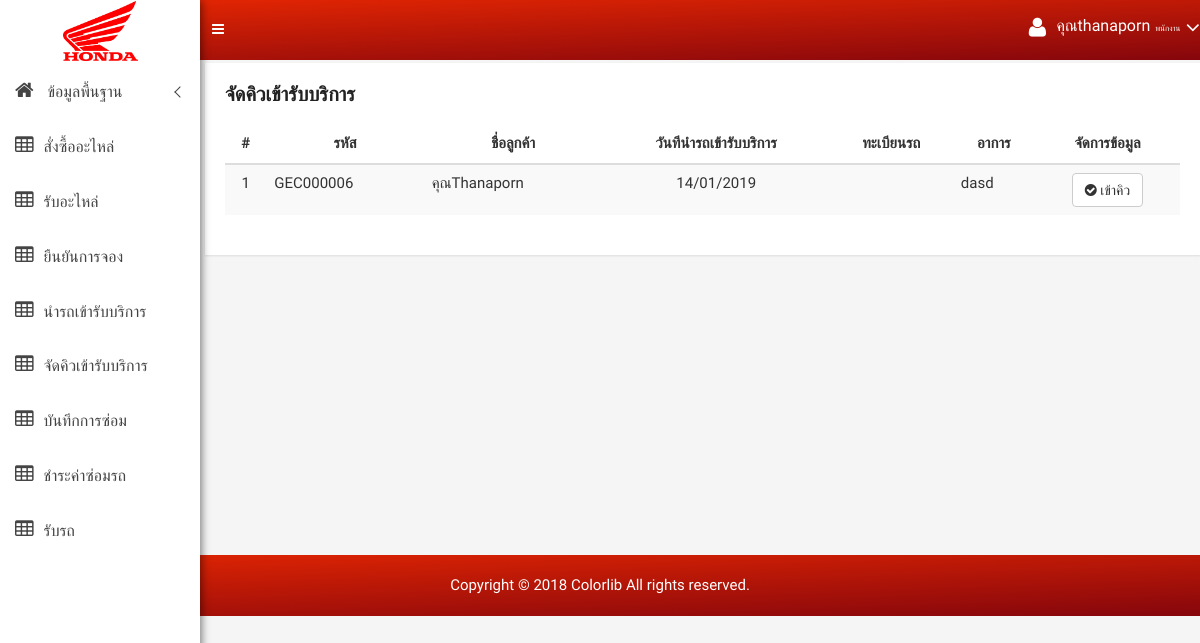
The page /quene_list.php (signed in) on the database as committed earlier.
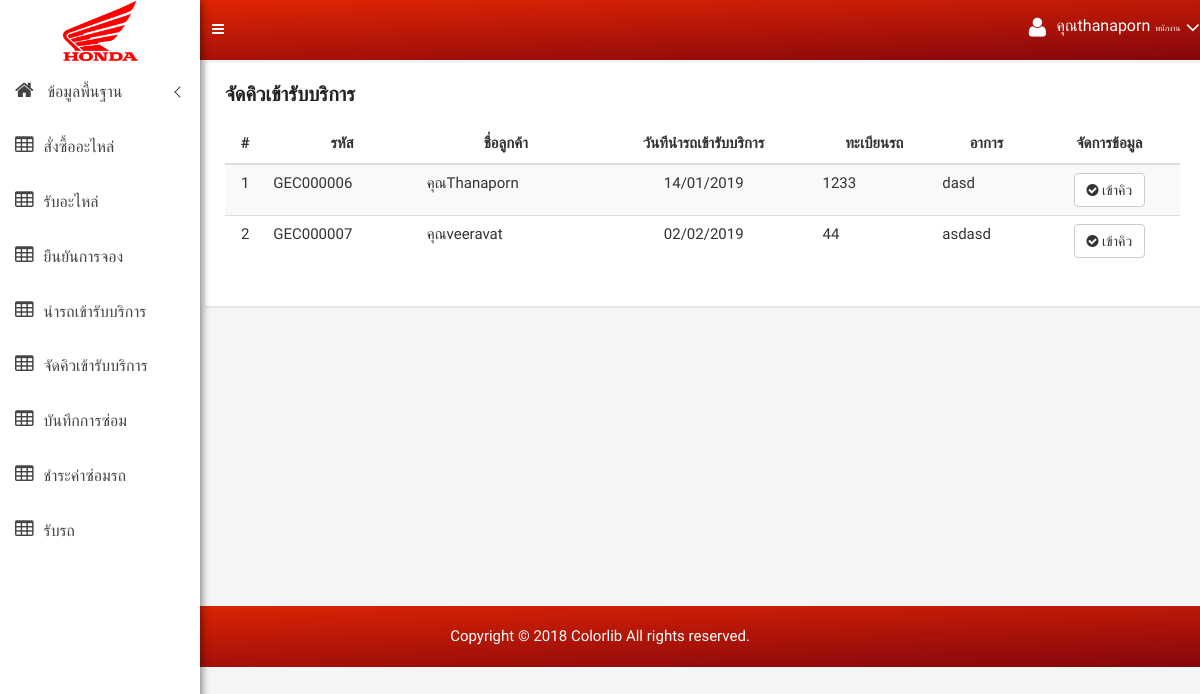
The same page on the database as committed later.
### tables this page shows
CREATE TABLE `get_car` (
  `gc_id` varchar(30) NOT NULL,
  `gc_date` date DEFAULT NULL,
  `gc_text` varchar(50) DEFAULT NULL,
  `cus_id` varchar(30) DEFAULT NULL,
  `rs_id` varchar(30) DEFAULT NULL,
  `co_id` varchar(30) DEFAULT NULL,
  `gc_status` int(1) DEFAULT NULL,
  PRIMARY KEY (`gc_id`)
);

CREATE TABLE `customer` (
  `cus_id` varchar(30) NOT NULL,
  `cus_user` varchar(255) DEFAULT NULL,
  `cus_pass` varchar(255) DEFAULT NULL,
  `cus_name` varchar(50) DEFAULT NULL,
  `cus_add` text,
  `cus_tel` varchar(30) DEFAULT NULL,
  `co_id` varchar(30) DEFAULT NULL,
  PRIMARY KEY (`cus_id`),
  KEY `co_id` (`co_id`)
);

CREATE TABLE `reservation` (
  `rs_id` int(50) NOT NULL,
  `rs_description` text NOT NULL,
  `rs_date` datetime NOT NULL,
  `rs_datereal` datetime NOT NULL,
  `rs_status` varchar(50) NOT NULL,
  `cus_id` varchar(50) NOT NULL,
  `rs_ex` text,
  `rs_doc` text,
  PRIMARY KEY (`rs_id`),
  KEY `cus_id` (`cus_id`)
);

### config.php (called while the page is built, shortened)
<?php
function FormatDay($mydate){
    $originalDate = $mydate;
    $newDate = date("d/m/Y", strtotime($originalDate));
    return $newDate;
}
?>

### quene_list.php (the view)
<?php include "sitebar.php"; ?>
<?php include "header.php"; ?>
<div class="container-fluid">
    <div class="product-status-wrap">
        <h4>จัดคิวเข้ารับบริการ</h4>
        <div class="row">
            <div class="col-md-12">
                <table class="table table-striped table-hover">
                    <thead>
                    <tr>
                        <th class="text-center">#</th>
                        <th class="text-center">รหัส</th>
                        <th class="text-center">ชื่อลูกค้า</th>
                        <th class="text-center">วันทีนำรถเข้ารับบริการ</th>
                        <th class="text-center">ทะเบียนรถ</th>
                        <th class="text-center">อาการ</th>
                        <th class="text-center">จัดการข้อมูล</th>
                    </tr>
                    </thead>
                    <tbody>
                    <?php
                    $n = 0;
                    if (isset($_GET['search'])) {
                        $sql = "select * from get_car where gc_status='0' and  gc_id like '%" . $_GET['search'] . "%' order by gc_id asc";
                    } else {
                        $sql = "select * from get_car where gc_status='0' order by gc_id asc";
                    }
                    $query = mysqli_query($connect, $sql);
                    if (mysqli_num_rows($query) > 0 ) {
                        while ($array = mysqli_fetch_array($query)) {
                            $n++;
                            $sql2 = "select * from customer where cus_id='".$array['cus_id']."'";
                            $query2 = mysqli_query($connect, $sql2);
                            $array2 = mysqli_fetch_array($query2);
                            $sqlres = "select * from reservation where rs_id='".$array['rs_id']."'";
                            $queryres = mysqli_query($connect, $sqlres);
                            $arrayres = mysqli_fetch_array($queryres);
                            ?>
                            <tr>
                                <td class="text-center" scope="row"><?= $n; ?></td>
                                <td style="max-width: 200px"><?= $array['gc_id'] ?></td>
                                <td style="max-width: 200px">คุณ<?= $array2['cus_name'] ?></td>
                                <td style="max-width: 200px" class="text-center"><?= FormatDay($array['gc_date']) ?></td>
                                <td><?= $arrayres['rs_doc'] ?></td>
                                <td><?= $array['gc_text'] ?></td>
                                <td class="text-center">
                                    <a data-toggle="tooltip" onclick="return confirm('ยืนยันการเข้าคิว ?')" href="quene_save.php?id=<?= $array['gc_id'] ?>" class="btn btn-default" data-original-title="Confirm"><i class="fa fa-check-circle" aria-hidden="true"> เข้าคิว</i></a>
                                </td>
                            </tr>
                            <?php
                        }
                    } else {
                        ?>
                        <tr>
                            <th style="text-align: center;color: red;" colspan="6"> ไม่พบข้อมูล</th>
                        </tr>
                        <?php
                    }
                    ?>
                    </tbody>
                </table>
            </div>
        </div>
    </div>
</div>
<br><br><br><br><br><br><br><br><br><br><br><br><br><br><br>
<?php include "footer.php"; ?>

Rows that differ between the two databases and show on the page:
changed through a linked row, get_car "GEC000006": rs.rs_doc (not shown) → "1233"
added get_car: gc_id "GEC000007", cus.cus_name "veeravat", gc_date "02/02/2019", rs.rs_doc "44", gc_text "asdasd"
